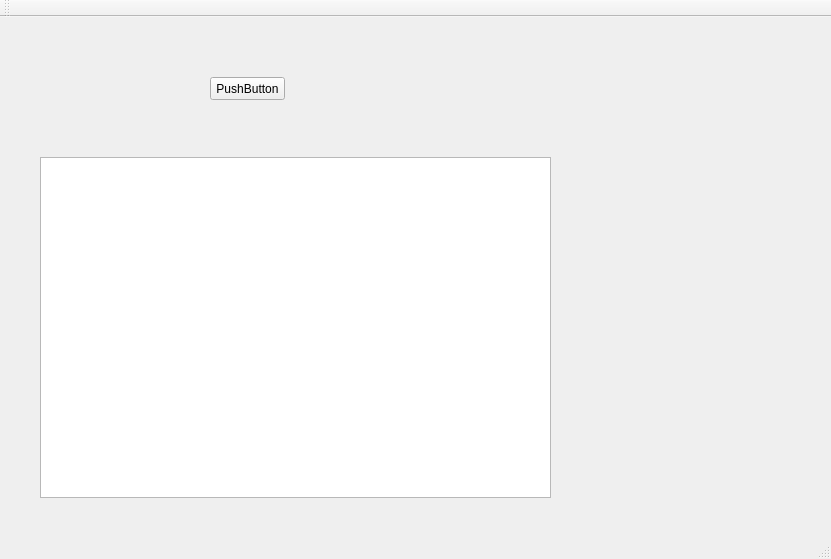
<?xml version="1.0" encoding="UTF-8"?>
<ui version="4.0">
 <class>MainWindow</class>
 <widget class="QMainWindow" name="MainWindow">
  <property name="geometry">
   <rect>
    <x>0</x>
    <y>0</y>
    <width>831</width>
    <height>559</height>
   </rect>
  </property>
  <property name="windowTitle">
   <string>MainWindow</string>
  </property>
  <widget class="QWidget" name="centralWidget">
   <widget class="QPushButton" name="pushButton">
    <property name="geometry">
     <rect>
      <x>210</x>
      <y>60</y>
      <width>75</width>
      <height>23</height>
     </rect>
    </property>
    <property name="text">
     <string>PushButton</string>
    </property>
   </widget>
   <widget class="QTextEdit" name="textEdit">
    <property name="geometry">
     <rect>
      <x>40</x>
      <y>140</y>
      <width>511</width>
      <height>341</height>
     </rect>
    </property>
   </widget>
  </widget>
  <widget class="QMenuBar" name="menuBar">
   <property name="geometry">
    <rect>
     <x>0</x>
     <y>0</y>
     <width>831</width>
     <height>21</height>
    </rect>
   </property>
  </widget>
  <widget class="QToolBar" name="mainToolBar">
   <attribute name="toolBarArea">
    <enum>TopToolBarArea</enum>
   </attribute>
   <attribute name="toolBarBreak">
    <bool>false</bool>
   </attribute>
  </widget>
  <widget class="QStatusBar" name="statusBar"/>
 </widget>
 <layoutdefault spacing="6" margin="11"/>
 <resources/>
 <connections/>
</ui>
